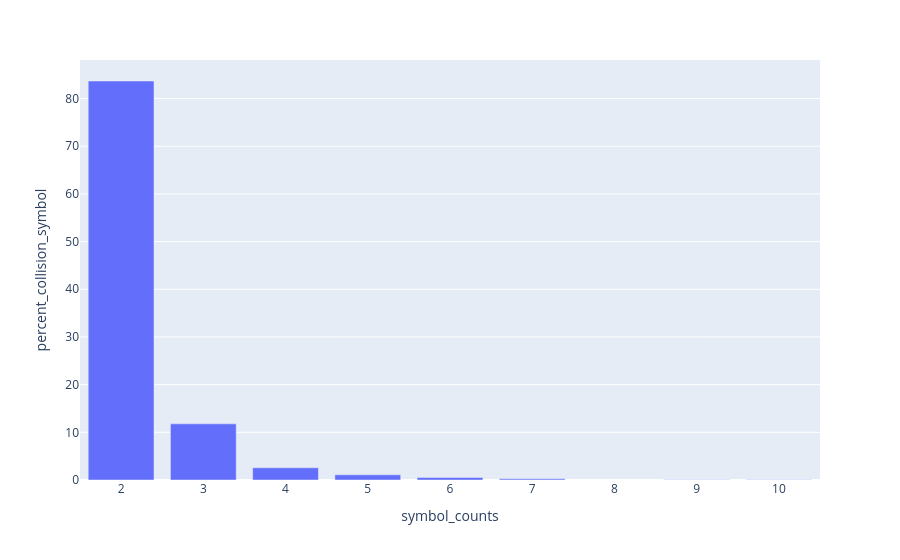

Notebook code for this chart:
### Code cell
create_ambiguous_symbol_histogram(hgnc_ambiguous_symbol_counts, "HGNC", hgnc_ambiguous_symbol_set_count)

### Figure 1 — Plotly figure (JSON) as saved in the notebook; plotly's stock layout.template omitted (floating-point values rounded to 4 significant figures)
{"data": [{"alignmentgroup": "True", "hovertemplate": "symbol_counts=%{x}<br>percent_collision_symbol=%{y}<extra></extra>", "legendgroup": "", "marker": {"color": "#636efa", "pattern": {"shape": ""}}, "name": "", "offsetgroup": "", "orientation": "v", "showlegend": false, "textposition": "auto", "type": "bar", "x": [2, 3, 4, 5, 6, 7, 9, 10], "xaxis": "x", "y": [83.68, 11.78, 2.57, 1.076, 0.538, 0.2391, 0.05977, 0.05977], "yaxis": "y"}], "layout": {"barmode": "relative", "legend": {"tracegroupgap": 0}, "margin": {"t": 60}, "xaxis": {"anchor": "y", "domain": [0, 1], "title": {"text": "symbol_counts"}}, "yaxis": {"anchor": "x", "domain": [0, 1], "title": {"text": "percent_collision_symbol"}}}}
